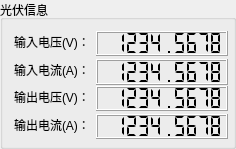
       <widget class="QGroupBox" name="groupBox_pv">
        <property name="minimumSize">
         <size>
          <width>236</width>
          <height>149</height>
         </size>
        </property>
        <property name="maximumSize">
         <size>
          <width>236</width>
          <height>149</height>
         </size>
        </property>
        <property name="title">
         <string>光伏信息</string>
        </property>
        <layout class="QGridLayout" name="gridLayout_2">
         <item row="2" column="0">
          <widget class="QLabel" name="label_pv_output_voltage">
           <property name="text">
            <string>输出电压(V)：</string>
           </property>
          </widget>
         </item>
         <item row="1" column="0">
          <widget class="QLabel" name="label_pv_input_current">
           <property name="text">
            <string>输入电流(A)：</string>
           </property>
          </widget>
         </item>
         <item row="0" column="1">
          <widget class="QLCDNumber" name="lcdNumber_pv_input_voltage">
           <property name="minimumSize">
            <size>
             <width>132</width>
             <height>25</height>
            </size>
           </property>
           <property name="digitCount">
            <number>10</number>
           </property>
           <property name="segmentStyle">
            <enum>QLCDNumber::Flat</enum>
           </property>
           <property name="value" stdset="0">
            <double>1234.567800000000034</double>
           </property>
          </widget>
         </item>
         <item row="3" column="1">
          <widget class="QLCDNumber" name="lcdNumber_pv_output_current">
           <property name="minimumSize">
            <size>
             <width>132</width>
             <height>25</height>
            </size>
           </property>
           <property name="digitCount">
            <number>10</number>
           </property>
           <property name="segmentStyle">
            <enum>QLCDNumber::Flat</enum>
           </property>
           <property name="value" stdset="0">
            <double>1234.567800000000034</double>
           </property>
          </widget>
         </item>
         <item row="0" column="0">
          <widget class="QLabel" name="label_pv_input_voltage">
           <property name="text">
            <string>输入电压(V)：</string>
           </property>
          </widget>
         </item>
         <item row="1" column="1">
          <widget class="QLCDNumber" name="lcdNumber_pv_input_current">
           <property name="minimumSize">
            <size>
             <width>132</width>
             <height>26</height>
            </size>
           </property>
           <property name="digitCount">
            <number>10</number>
           </property>
           <property name="segmentStyle">
            <enum>QLCDNumber::Flat</enum>
           </property>
           <property name="value" stdset="0">
            <double>1234.567800000000034</double>
           </property>
          </widget>
         </item>
         <item row="3" column="0">
          <widget class="QLabel" name="label_pv_output_current">
           <property name="text">
            <string>输出电流(A)：</string>
           </property>
          </widget>
         </item>
         <item row="2" column="1">
          <widget class="QLCDNumber" name="lcdNumber_pv_output_voltage">
           <property name="minimumSize">
            <size>
             <width>132</width>
             <height>25</height>
            </size>
           </property>
           <property name="digitCount">
            <number>10</number>
           </property>
           <property name="segmentStyle">
            <enum>QLCDNumber::Flat</enum>
           </property>
           <property name="value" stdset="0">
            <double>1234.567800000000034</double>
           </property>
          </widget>
         </item>
        </layout>
       </widget>
